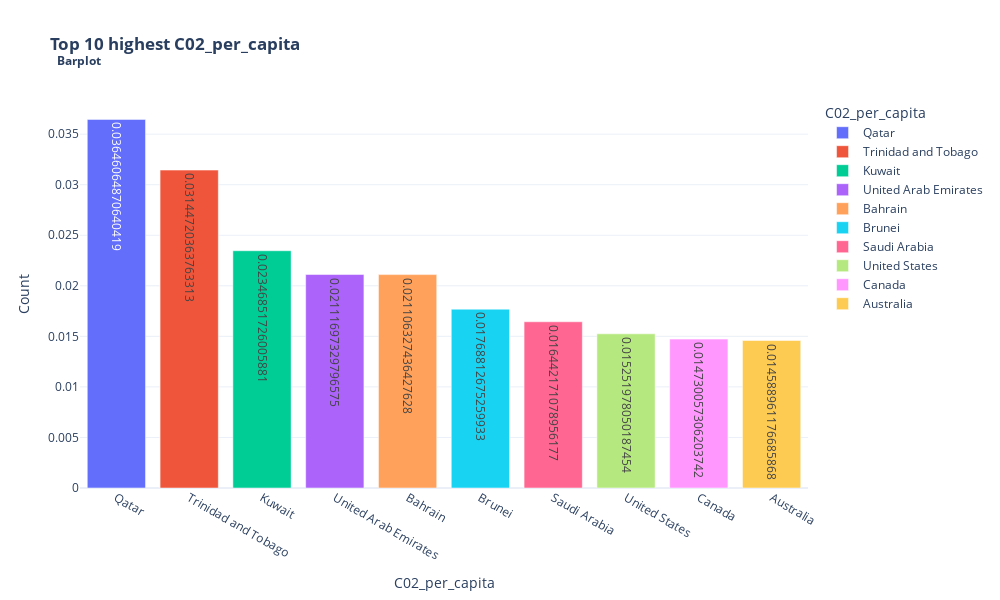

This figure's notebook cell:
### Markdown cell above
### Top 10 C02 Emissions per capita

### Code cell
top10_barplot(df, 'C02_per_capita')

### Figure 1 — Plotly figure (JSON) as saved in the notebook; plotly's stock layout.template omitted (floating-point values rounded to 4 significant figures)
{"data": [{"alignmentgroup": "True", "hovertemplate": "color=Qatar<br>x=%{x}<br>y=%{y}<br>text=%{text}<extra></extra>", "legendgroup": "Qatar", "marker": {"color": "#636efa", "pattern": {"shape": ""}}, "name": "Qatar", "offsetgroup": "Qatar", "orientation": "v", "showlegend": true, "text": [0.03646], "textposition": "auto", "type": "bar", "x": ["Qatar"], "xaxis": "x", "y": [0.03646], "yaxis": "y"}, {"alignmentgroup": "True", "hovertemplate": "color=Trinidad and Tobago<br>x=%{x}<br>y=%{y}<br>text=%{text}<extra></extra>", "legendgroup": "Trinidad and Tobago", "marker": {"color": "#EF553B", "pattern": {"shape": ""}}, "name": "Trinidad and Tobago", "offsetgroup": "Trinidad and Tobago", "orientation": "v", "showlegend": true, "text": [0.03145], "textposition": "auto", "type": "bar", "x": ["Trinidad and Tobago"], "xaxis": "x", "y": [0.03145], "yaxis": "y"}, {"alignmentgroup": "True", "hovertemplate": "color=Kuwait<br>x=%{x}<br>y=%{y}<br>text=%{text}<extra></extra>", "legendgroup": "Kuwait", "marker": {"color": "#00cc96", "pattern": {"shape": ""}}, "name": "Kuwait", "offsetgroup": "Kuwait", "orientation": "v", "showlegend": true, "text": [0.02347], "textposition": "auto", "type": "bar", "x": ["Kuwait"], "xaxis": "x", "y": [0.02347], "yaxis": "y"}, {"alignmentgroup": "True", "hovertemplate": "color=United Arab Emirates<br>x=%{x}<br>y=%{y}<br>text=%{text}<extra></extra>", "legendgroup": "United Arab Emirates", "marker": {"color": "#ab63fa", "pattern": {"shape": ""}}, "name": "United Arab Emirates", "offsetgroup": "United Arab Emirates", "orientation": "v", "showlegend": true, "text": [0.02112], "textposition": "auto", "type": "bar", "x": ["United Arab Emirates"], "xaxis": "x", "y": [0.02112], "yaxis": "y"}, {"alignmentgroup": "True", "hovertemplate": "color=Bahrain<br>x=%{x}<br>y=%{y}<br>text=%{text}<extra></extra>", "legendgroup": "Bahrain", "marker": {"color": "#FFA15A", "pattern": {"shape": ""}}, "name": "Bahrain", "offsetgroup": "Bahrain", "orientation": "v", "showlegend": true, "text": [0.02111], "textposition": "auto", "type": "bar", "x": ["Bahrain"], "xaxis": "x", "y": [0.02111], "yaxis": "y"}, {"alignmentgroup": "True", "hovertemplate": "color=Brunei<br>x=%{x}<br>y=%{y}<br>text=%{text}<extra></extra>", "legendgroup": "Brunei", "marker": {"color": "#19d3f3", "pattern": {"shape": ""}}, "name": "Brunei", "offsetgroup": "Brunei", "orientation": "v", "showlegend": true, "text": [0.01769], "textposition": "auto", "type": "bar", "x": ["Brunei"], "xaxis": "x", "y": [0.01769], "yaxis": "y"}, {"alignmentgroup": "True", "hovertemplate": "color=Saudi Arabia<br>x=%{x}<br>y=%{y}<br>text=%{text}<extra></extra>", "legendgroup": "Saudi Arabia", "marker": {"color": "#FF6692", "pattern": {"shape": ""}}, "name": "Saudi Arabia", "offsetgroup": "Saudi Arabia", "orientation": "v", "showlegend": true, "text": [0.01644], "textposition": "auto", "type": "bar", "x": ["Saudi Arabia"], "xaxis": "x", "y": [0.01644], "yaxis": "y"}, {"alignmentgroup": "True", "hovertemplate": "color=United States<br>x=%{x}<br>y=%{y}<br>text=%{text}<extra></extra>", "legendgroup": "United States", "marker": {"color": "#B6E880", "pattern": {"shape": ""}}, "name": "United States", "offsetgroup": "United States", "orientation": "v", "showlegend": true, "text": [0.01525], "textposition": "auto", "type": "bar", "x": ["United States"], "xaxis": "x", "y": [0.01525], "yaxis": "y"}, {"alignmentgroup": "True", "hovertemplate": "color=Canada<br>x=%{x}<br>y=%{y}<br>text=%{text}<extra></extra>", "legendgroup": "Canada", "marker": {"color": "#FF97FF", "pattern": {"shape": ""}}, "name": "Canada", "offsetgroup": "Canada", "orientation": "v", "showlegend": true, "text": [0.01473], "textposition": "auto", "type": "bar", "x": ["Canada"], "xaxis": "x", "y": [0.01473], "yaxis": "y"}, {"alignmentgroup": "True", "hovertemplate": "color=Australia<br>x=%{x}<br>y=%{y}<br>text=%{text}<extra></extra>", "legendgroup": "Australia", "marker": {"color": "#FECB52", "pattern": {"shape": ""}}, "name": "Australia", "offsetgroup": "Australia", "orientation": "v", "showlegend": true, "text": [0.01459], "textposition": "auto", "type": "bar", "x": ["Australia"], "xaxis": "x", "y": [0.01459], "yaxis": "y"}], "layout": {"barmode": "relative", "height": 600, "legend": {"title": {"text": "C02_per_capita"}, "tracegroupgap": 0}, "margin": {"l": 80, "t": 100}, "showlegend": true, "title": {"text": "<b>Top 10 highest C02_per_capita<br> <sup> Barplot</sup></b>"}, "width": 1000, "xaxis": {"anchor": "y", "domain": [0, 1], "title": {"text": "C02_per_capita"}}, "yaxis": {"anchor": "x", "domain": [0, 1], "title": {"text": "Count"}}}}
